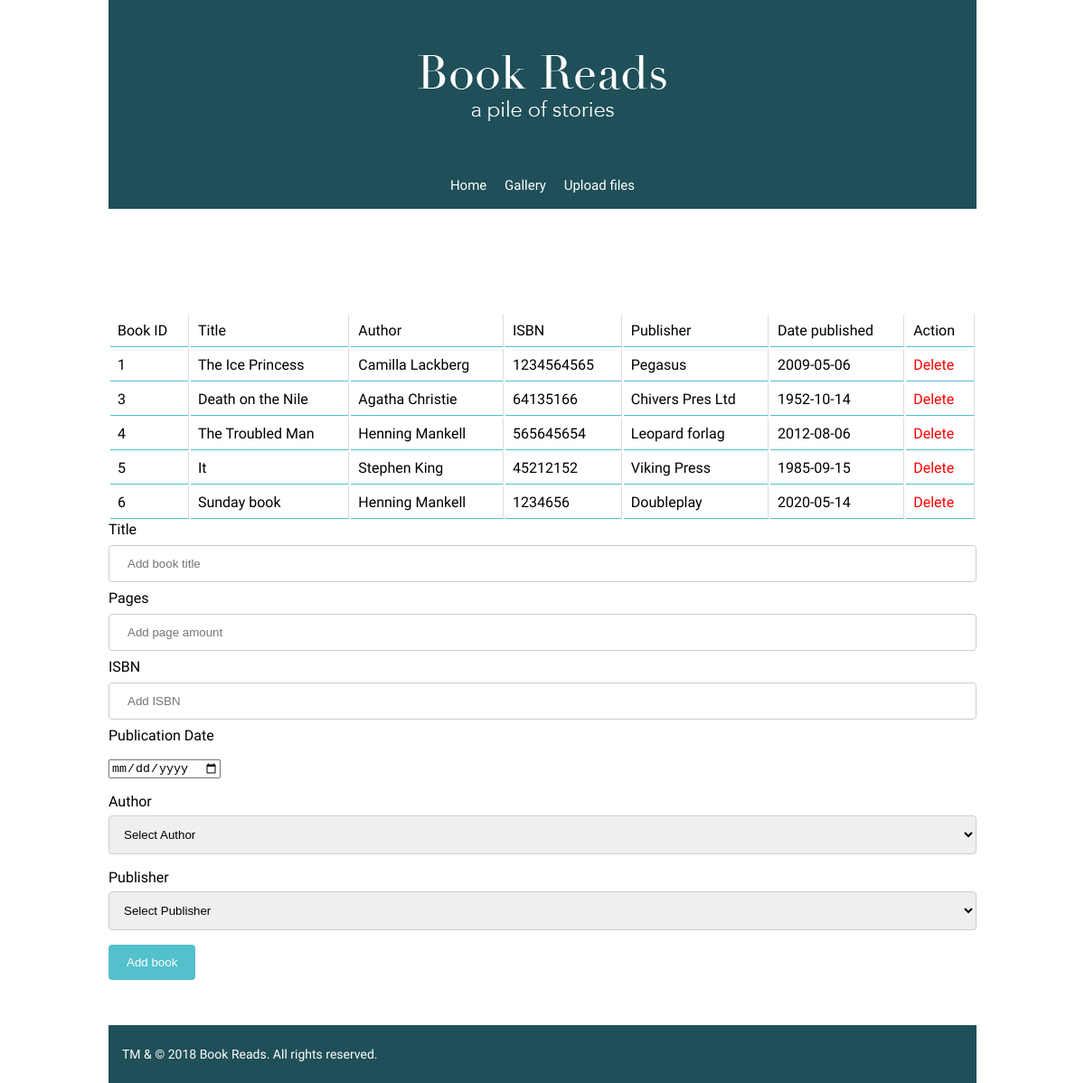
The app's page /admin/admin_books.php with its own data.
### tables this page shows
CREATE TABLE `books` (
  `ID` int(11) NOT NULL,
  `ISBN` int(11) NOT NULL,
  `Title` varchar(255) NOT NULL,
  `Pages` int(11) NOT NULL,
  `Publisher` varchar(255) NOT NULL,
  `Date` date NOT NULL,
  `reserved` tinyint(1) NOT NULL
);

CREATE TABLE `author` (
  `ID` int(11) NOT NULL,
  `first_name` varchar(255) NOT NULL,
  `last_name` varchar(255) NOT NULL,
  `Birthday` date NOT NULL,
  `City` varchar(255) NOT NULL,
  `Country` varchar(255) NOT NULL
);

### admin/admin_books.php (the view, shortened to what this page needs)
<!doctype HTML>
<?php
include ('../config.php');
include ('functions.php');
@ $db = new mysqli($dbserver, $dbuser, $dbpasswd, $dbname);
$query = "SELECT books.ID, books.Title, books.ISBN, author.first_name, author.last_name, books.Publisher, books.Date FROM books
JOIN author_books ON books.ID = author_books.bookID
JOIN author ON author.ID = author_books.authorID";
$statement = $db->prepare($query);
$statement -> bind_result($ID, $title, $isbn, $author_first, $author_last, $publisher, $date);
$statement->execute();
?>
<html>
<head>
    <link rel="stylesheet" href="../css/main.css">
</head>
<body class="site">
    <?php include("admin_header.php") ?>
	<?php
	echo '<table cellpadding="6" id="adminbooks">';
	echo '<tr><td> Book ID </td><td>Title</td><td>Author</td><td>ISBN</td><td>Publisher</td><td>Date published</td><td>Action</td> </b> </tr>';
	while($statement->fetch()) {
		echo "<tr>";
		echo "<td> $ID </td><td> $title </td><td> $author_first $author_last </td><td> $isbn </td><br>
		<td> $publisher</td><td> $date</td>";
		echo "<td><a href=deletebook.php?id=".$ID." class=deletebook>Delete</a></td>";
		echo "</tr>";
	}
	echo "</table>";
	?>
	<form id="addbooksform" action="functions.php" method = "POST">
			<div class="form-group">
                <label>Title</label>
                <input type="text" id="title" name="title" placeholder="Add book title" value="">
			</div>
			<div class="form-group">
                <label>Pages</label>
                <input type="text" id="pages" name="pages" placeholder="Add page amount" value="">
			</div>
			<div class="form-group">
                <label>ISBN</label>
                <input type="text" id="isbn" name="isbn" placeholder="Add ISBN" value="">
			</div>
			<div class="form-group">
                <label>Publication Date</label><br><p></p>
                <input type="date" id="date" name="date" placeholder="Date publishes" value="">
			</div><p></p>
			<div class="form-group">
                <label>Author</label>
				<select name="authors">
				 <option value="">Select Author</option>
				</select>
			</div>
			<div class="form-group">
                <label>Publisher</label>
				<select name="publisher">
				 <option value="">Select Publisher</option>
				</select>
			</div>
            <div class="form-group">
				<button type="submit" class="btn" name="add_book_btn">Add book</button>
			</div>
 	 </form>
<?php include("../footer.php") ?>
</body>
</html>

### css/main.css (style rules this page uses)
body { font-family: 'Prompt', sans-serif; }
.site { max-width: 960px; margin: 0 auto; }
table { width: 100%; }
td { border-right: 1px solid #dddddd; border-bottom: 1px solid #53c0cc; text-align: left; padding: 8px; }
input[type=text], select, textarea { width: 100%; padding: 12px; border: 1px solid #ccc; border-radius: 4px; box-sizing: border-box; margin-top: 6px; margin-bottom: 16px; resize: vertical; }
.loginform, input[type=text], input[type=password] { width: 100%; padding: 12px 20px; margin: 8px 0; display: inline-block; border: 1px solid #ccc; box-sizing: border-box; }
button { background-color: #53c0cc; color: white; padding: 12px 20px; border: none; border-radius: 4px; cursor: pointer; }
#adminbooks { margin-top: 20px; }
.deletebook { color: red; text-decoration: none; }

### records on screen
books: ID "1", Title "The Ice Princess", author.first_name "Camilla", author.last_name "Lackberg", ISBN "1234564565", Publisher "Pegasus", Date "2009-05-06"
books: ID "3", Title "Death on the Nile", author.first_name "Agatha", author.last_name "Christie", ISBN "64135166", Publisher "Chivers Pres Ltd", Date "1952-10-14"
books: ID "4", Title "The Troubled Man", author.first_name "Henning", author.last_name "Mankell", ISBN "565645654", Publisher "Leopard forlag", Date "2012-08-06"
books: ID "5", Title "It", author.first_name "Stephen", author.last_name "King", ISBN "45212152", Publisher "Viking Press", Date "1985-09-15"
books: ID "6", Title "Sunday book", author.first_name "Henning", author.last_name "Mankell", ISBN "1234656", Publisher "Doubleplay", Date "2020-05-14"
